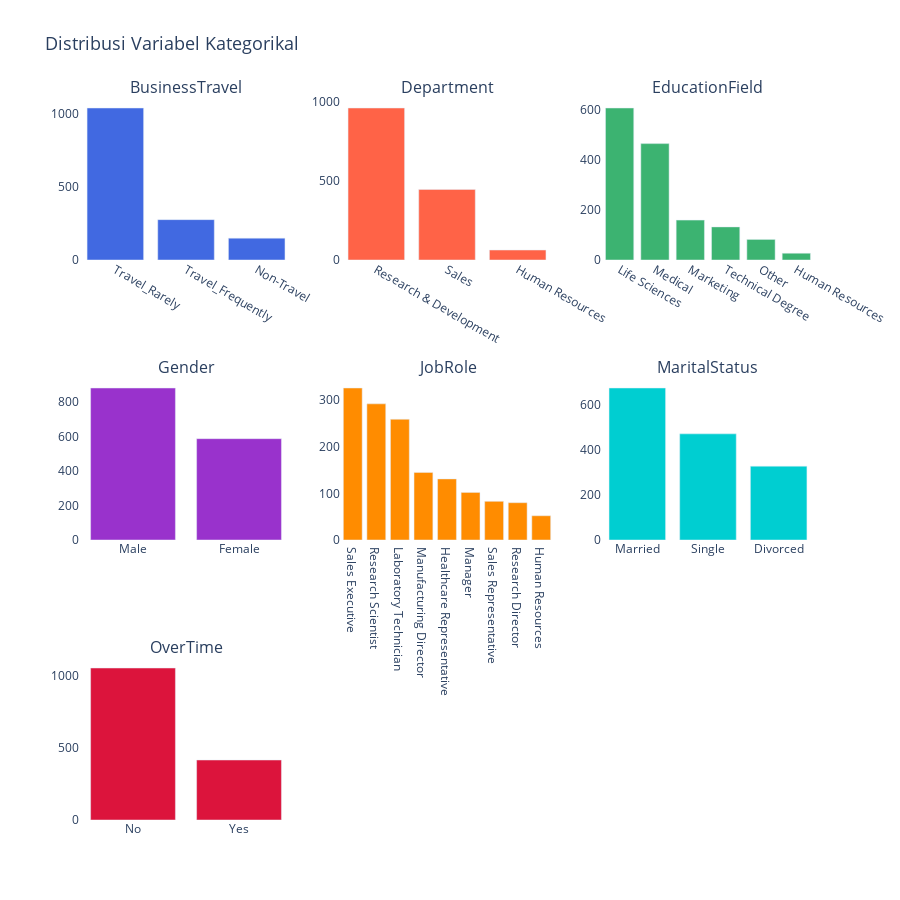

The cell this chart's notebook holds for it:
### Code cell
categorical_summary_fig = plot_categorical_summary(df)
categorical_summary_fig.show()

### Figure 1 — Plotly figure (JSON) as saved in the notebook; plotly's stock layout.template omitted (floating-point values rounded to 4 significant figures)
{"data": [{"marker": {"color": "royalblue"}, "showlegend": false, "type": "bar", "x": ["Travel_Rarely", "Travel_Frequently", "Non-Travel"], "xaxis": "x", "y": [1043, 277, 150], "yaxis": "y"}, {"marker": {"color": "tomato"}, "showlegend": false, "type": "bar", "x": ["Research & Development", "Sales", "Human Resources"], "xaxis": "x2", "y": [961, 446, 63], "yaxis": "y2"}, {"marker": {"color": "mediumseagreen"}, "showlegend": false, "type": "bar", "x": ["Life Sciences", "Medical", "Marketing", "Technical Degree", "Other", "Human Resources"], "xaxis": "x3", "y": [606, 464, 159, 132, 82, 27], "yaxis": "y3"}, {"marker": {"color": "darkorchid"}, "showlegend": false, "type": "bar", "x": ["Male", "Female"], "xaxis": "x4", "y": [882, 588], "yaxis": "y4"}, {"marker": {"color": "darkorange"}, "showlegend": false, "type": "bar", "x": ["Sales Executive", "Research Scientist", "Laboratory Technician", "Manufacturing Director", "Healthcare Representative", "Manager", "Sales Representative", "Research Director", "Human Resources"], "xaxis": "x5", "y": [326, 292, 259, 145, 131, 102, 83, 80, 52], "yaxis": "y5"}, {"marker": {"color": "darkturquoise"}, "showlegend": false, "type": "bar", "x": ["Married", "Single", "Divorced"], "xaxis": "x6", "y": [673, 470, 327], "yaxis": "y6"}, {"marker": {"color": "crimson"}, "showlegend": false, "type": "bar", "x": ["No", "Yes"], "xaxis": "x7", "y": [1054, 416], "yaxis": "y7"}], "layout": {"annotations": [{"font": {"size": 16}, "showarrow": false, "text": "BusinessTravel", "x": 0.1444, "xanchor": "center", "xref": "paper", "y": 1, "yanchor": "bottom", "yref": "paper"}, {"font": {"size": 16}, "showarrow": false, "text": "Department", "x": 0.5, "xanchor": "center", "xref": "paper", "y": 1, "yanchor": "bottom", "yref": "paper"}, {"font": {"size": 16}, "showarrow": false, "text": "EducationField", "x": 0.8556, "xanchor": "center", "xref": "paper", "y": 1, "yanchor": "bottom", "yref": "paper"}, {"font": {"size": 16}, "showarrow": false, "text": "Gender", "x": 0.1444, "xanchor": "center", "xref": "paper", "y": 0.6111, "yanchor": "bottom", "yref": "paper"}, {"font": {"size": 16}, "showarrow": false, "text": "JobRole", "x": 0.5, "xanchor": "center", "xref": "paper", "y": 0.6111, "yanchor": "bottom", "yref": "paper"}, {"font": {"size": 16}, "showarrow": false, "text": "MaritalStatus", "x": 0.8556, "xanchor": "center", "xref": "paper", "y": 0.6111, "yanchor": "bottom", "yref": "paper"}, {"font": {"size": 16}, "showarrow": false, "text": "OverTime", "x": 0.1444, "xanchor": "center", "xref": "paper", "y": 0.2222, "yanchor": "bottom", "yref": "paper"}], "height": 900, "plot_bgcolor": "white", "title": {"font": {"size": 18}, "text": "Distribusi Variabel Kategorikal"}, "width": 900, "xaxis": {"anchor": "y", "domain": [0, 0.2889]}, "xaxis2": {"anchor": "y2", "domain": [0.3556, 0.6444]}, "xaxis3": {"anchor": "y3", "domain": [0.7111, 1]}, "xaxis4": {"anchor": "y4", "domain": [0, 0.2889]}, "xaxis5": {"anchor": "y5", "domain": [0.3556, 0.6444]}, "xaxis6": {"anchor": "y6", "domain": [0.7111, 1]}, "xaxis7": {"anchor": "y7", "domain": [0, 0.2889]}, "xaxis8": {"anchor": "y8", "domain": [0.3556, 0.6444]}, "xaxis9": {"anchor": "y9", "domain": [0.7111, 1]}, "yaxis": {"anchor": "x", "domain": [0.7778, 1]}, "yaxis2": {"anchor": "x2", "domain": [0.7778, 1]}, "yaxis3": {"anchor": "x3", "domain": [0.7778, 1]}, "yaxis4": {"anchor": "x4", "domain": [0.3889, 0.6111]}, "yaxis5": {"anchor": "x5", "domain": [0.3889, 0.6111]}, "yaxis6": {"anchor": "x6", "domain": [0.3889, 0.6111]}, "yaxis7": {"anchor": "x7", "domain": [0, 0.2222]}, "yaxis8": {"anchor": "x8", "domain": [0, 0.2222]}, "yaxis9": {"anchor": "x9", "domain": [0, 0.2222]}}}
